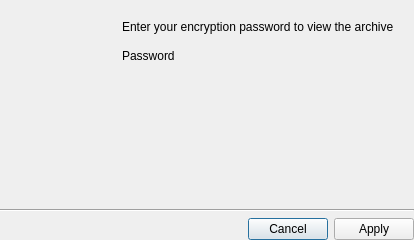
<?xml version="1.0" encoding="UTF-8"?>
<ui version="4.0">
 <class>EncryptedArchivePasswordDialog</class>
 <widget class="QDialog" name="EncryptedArchivePasswordDialog">
  <property name="geometry">
   <rect>
    <x>0</x>
    <y>0</y>
    <width>414</width>
    <height>240</height>
   </rect>
  </property>
  <property name="windowTitle">
   <string>Encrypted archive</string>
  </property>
  <layout class="QVBoxLayout" name="verticalLayout">
   <property name="leftMargin">
    <number>0</number>
   </property>
   <property name="topMargin">
    <number>0</number>
   </property>
   <property name="rightMargin">
    <number>0</number>
   </property>
   <property name="bottomMargin">
    <number>0</number>
   </property>
   <item>
    <widget class="QWidget" name="mainWidget" native="true">
     <layout class="QHBoxLayout" name="horizontalLayout">
      <property name="spacing">
       <number>16</number>
      </property>
      <property name="leftMargin">
       <number>20</number>
      </property>
      <property name="topMargin">
       <number>20</number>
      </property>
      <property name="rightMargin">
       <number>20</number>
      </property>
      <property name="bottomMargin">
       <number>20</number>
      </property>
      <item>
       <widget class="QWidget" name="leftWidget" native="true">
        <layout class="QVBoxLayout" name="verticalLayout_3">
         <property name="leftMargin">
          <number>0</number>
         </property>
         <property name="topMargin">
          <number>0</number>
         </property>
         <property name="rightMargin">
          <number>0</number>
         </property>
         <property name="bottomMargin">
          <number>0</number>
         </property>
         <item>
          <widget class="QLabel" name="iconLabel">
           <property name="text">
            <string/>
           </property>
          </widget>
         </item>
         <item>
          <spacer name="verticalSpacer_2">
           <property name="orientation">
            <enum>Qt::Vertical</enum>
           </property>
           <property name="sizeHint" stdset="0">
            <size>
             <width>0</width>
             <height>0</height>
            </size>
           </property>
          </spacer>
         </item>
        </layout>
       </widget>
      </item>
      <item>
       <widget class="QWidget" name="contentWidget" native="true">
        <property name="minimumSize">
         <size>
          <width>0</width>
          <height>120</height>
         </size>
        </property>
        <layout class="QVBoxLayout" name="verticalLayout_2">
         <property name="leftMargin">
          <number>0</number>
         </property>
         <property name="topMargin">
          <number>0</number>
         </property>
         <property name="rightMargin">
          <number>0</number>
         </property>
         <property name="bottomMargin">
          <number>0</number>
         </property>
         <item>
          <widget class="QLabel" name="textLabel">
           <property name="text">
            <string>Enter your encryption password to view the archive</string>
           </property>
          </widget>
         </item>
         <item>
          <spacer name="verticalSpacer">
           <property name="orientation">
            <enum>Qt::Vertical</enum>
           </property>
           <property name="sizeType">
            <enum>QSizePolicy::Fixed</enum>
           </property>
           <property name="sizeHint" stdset="0">
            <size>
             <width>0</width>
             <height>9</height>
            </size>
           </property>
          </spacer>
         </item>
         <item>
          <widget class="QLabel" name="inputLabel">
           <property name="text">
            <string>Password</string>
           </property>
          </widget>
         </item>
         <item>
          <widget class="nx::vms::client::desktop::PasswordInputField" name="inputField" native="true"/>
         </item>
         <item>
          <widget class="nx::vms::client::desktop::InputField" name="salt" native="true"/>
         </item>
         <item>
          <spacer name="verticalSpacer_3">
           <property name="orientation">
            <enum>Qt::Vertical</enum>
           </property>
           <property name="sizeHint" stdset="0">
            <size>
             <width>0</width>
             <height>0</height>
            </size>
           </property>
          </spacer>
         </item>
        </layout>
       </widget>
      </item>
     </layout>
    </widget>
   </item>
   <item>
    <widget class="Line" name="line">
     <property name="orientation">
      <enum>Qt::Horizontal</enum>
     </property>
    </widget>
   </item>
   <item>
    <widget class="QDialogButtonBox" name="buttonBox">
     <property name="orientation">
      <enum>Qt::Horizontal</enum>
     </property>
     <property name="standardButtons">
      <set>QDialogButtonBox::Apply|QDialogButtonBox::Cancel</set>
     </property>
    </widget>
   </item>
  </layout>
 </widget>
 <customwidgets>
  <customwidget>
   <class>nx::vms::client::desktop::InputField</class>
   <extends>QWidget</extends>
   <header location="global">nx/vms/client/desktop/common/widgets/input_field.h</header>
   <container>1</container>
  </customwidget>
  <customwidget>
   <class>nx::vms::client::desktop::PasswordInputField</class>
   <extends>QWidget</extends>
   <header location="global">nx/vms/client/desktop/common/widgets/password_input_field.h</header>
   <container>1</container>
  </customwidget>
 </customwidgets>
 <resources/>
 <connections>
  <connection>
   <sender>buttonBox</sender>
   <signal>accepted()</signal>
   <receiver>EncryptedArchivePasswordDialog</receiver>
   <slot>accept()</slot>
   <hints>
    <hint type="sourcelabel">
     <x>248</x>
     <y>254</y>
    </hint>
    <hint type="destinationlabel">
     <x>157</x>
     <y>274</y>
    </hint>
   </hints>
  </connection>
  <connection>
   <sender>buttonBox</sender>
   <signal>rejected()</signal>
   <receiver>EncryptedArchivePasswordDialog</receiver>
   <slot>reject()</slot>
   <hints>
    <hint type="sourcelabel">
     <x>316</x>
     <y>260</y>
    </hint>
    <hint type="destinationlabel">
     <x>286</x>
     <y>274</y>
    </hint>
   </hints>
  </connection>
 </connections>
</ui>
